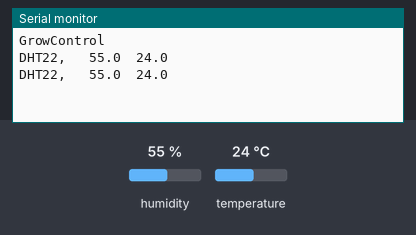
This sketch was run on a simulated Arduino Uno, built with avr-gcc and run on an emulated ATmega328P. On the bench: the last lines printed to the serial monitor. Wiring (inferred from the names in the program): DHT22 sensor: data pin 5. The test bench sets the inputs (shaded band); at power-on: humidity 55 %, temperature 24 °C.

Above: at 2.8 s.
2.9 s: humidity set to 22 %
At 4.7 s:
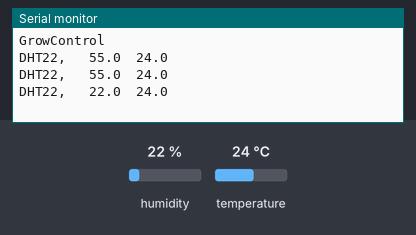
5.6 s: temperature set to 12 °C
At 6.4 s:
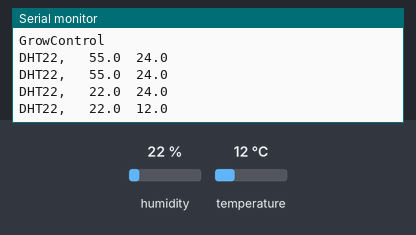
8.3 s: humidity set to 40 %
At 11.0 s:
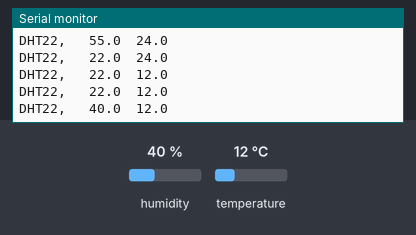
Timing chart, 0 to 12.5 s (numbered marks = the images above; inputs shaded):
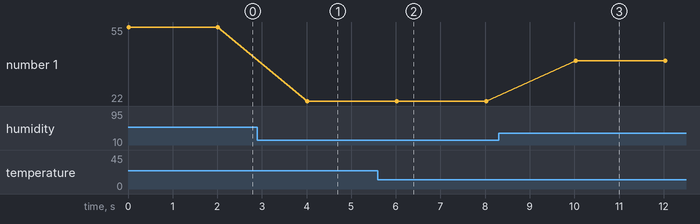

The sketch:

DHT22.ino
```cpp
//
//    FILE: dht22_test.ino
//  AUTHOR: Rob Tillaart
// VERSION: 0.1.03
// PURPOSE: DHT library test sketch for DHT22 && Arduino
//     URL:
// HISTORY:
// 0.1.03 extended stats for all errors
// 0.1.02 added counters for error-regression testing.
// 0.1.01
// 0.1.00 initial version
//
// Released to the public domain
//

#include <dht.h>

dht DHT;

#define DHT22_PIN 5

void setup()
{
    Serial.begin(9600);
    Serial.println("GrowControl");
}

void loop()
{
    // READ DATA
    Serial.print("DHT22, \t");

    DHT.read22(DHT22_PIN);


    // DISPLAY DATA
    Serial.print(DHT.humidity, 1);
    Serial.print("\t");
    Serial.println(DHT.temperature, 1);

    delay(2000);
}
//
// END OF FILE
//
```

Measured:
- after the input at 2.9 s, the serial monitor: prints a new line after 1.1 s (image 1)
- after the input at 5.6 s, the serial monitor: prints a new line after 0.42 s (image 2)
- after the input at 8.3 s, the serial monitor: prints a new line after 1.7 s (image 3)
- plotted number 1: 22 → 40 after the input at 8.3 s
